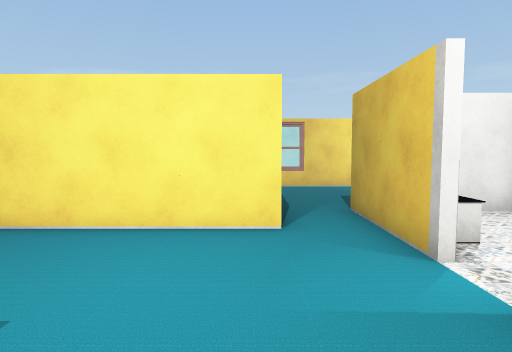
view 1 (above)

16 first-person views from a walk through a 3-D level made in the Unity game engine. The camera is 1.5 m above the floor, tilts 4° down and sees 75° across. The floor is counted in squares, 1 m on a side. Each view is taken from the middle of a square. On the plan, view 1 faces up. The plan holds only what a view shows up to about 15 squares ahead; the rest is blank. The player is left out. Door leaves are left out, so doorways stand open. Some surface patterns are stand-ins.

view 2
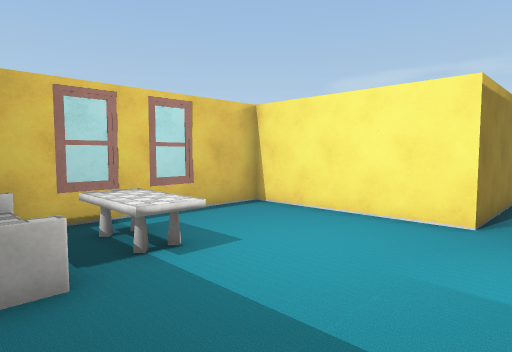

view 3
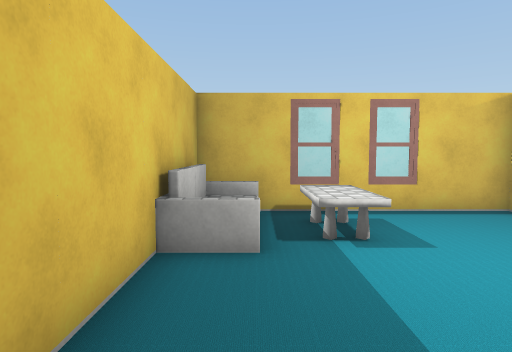

view 4
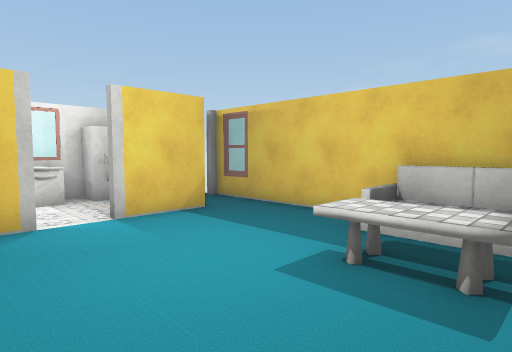

view 5
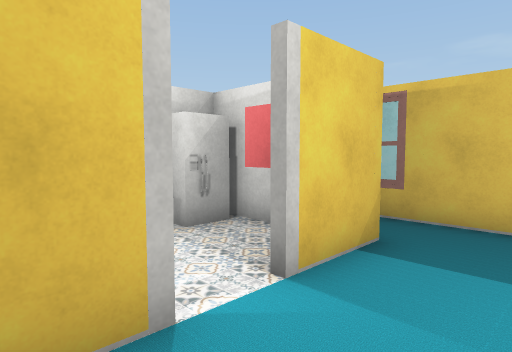

view 6
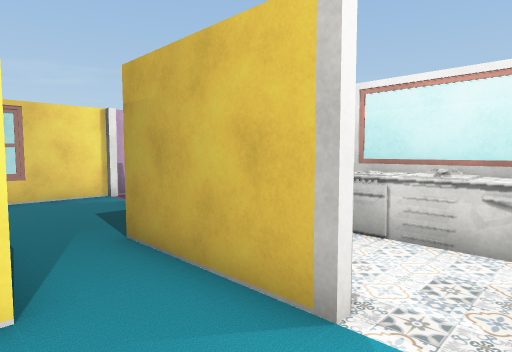

view 7
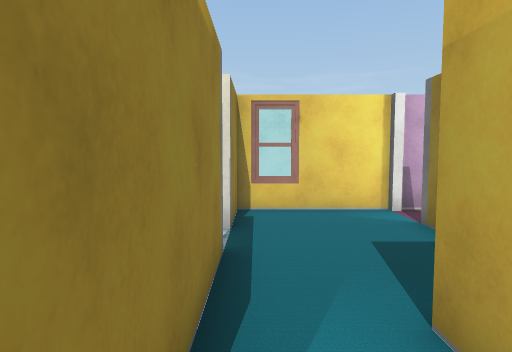

view 8
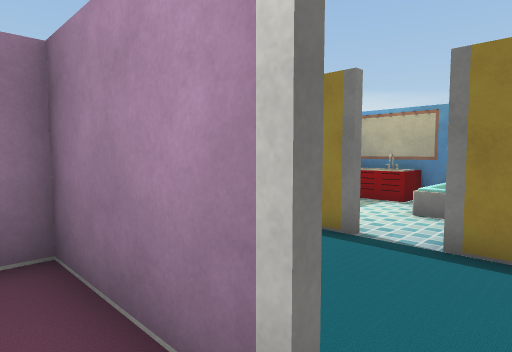

view 9
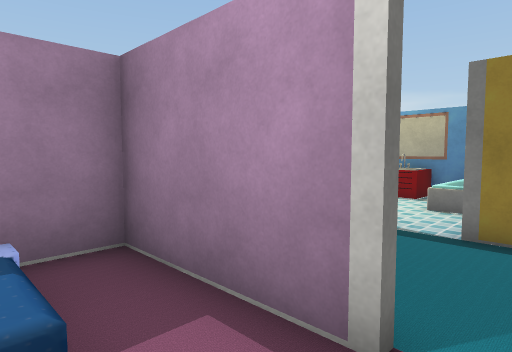

view 10
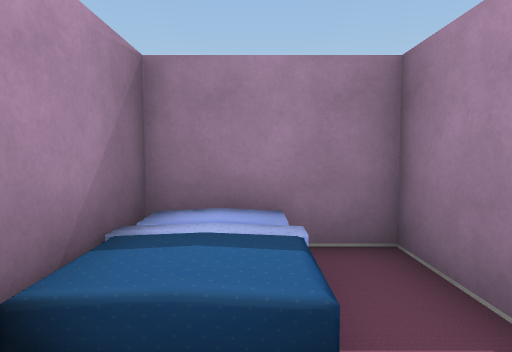

view 11
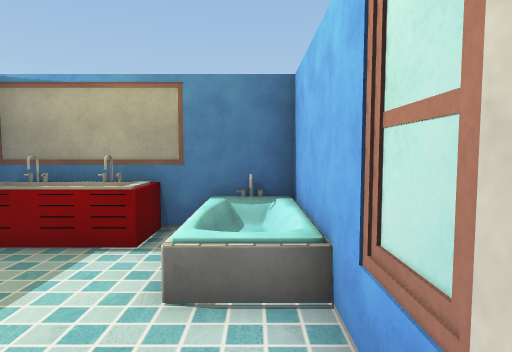

view 12
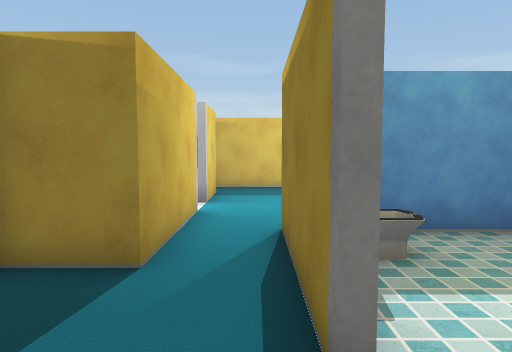

view 13
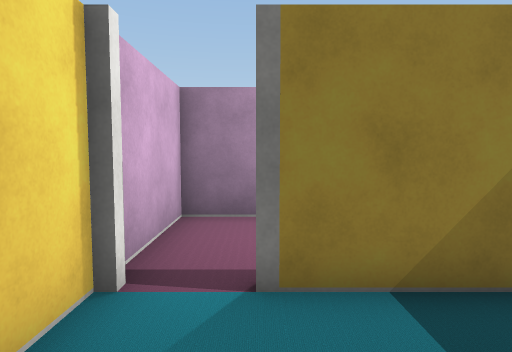

view 14
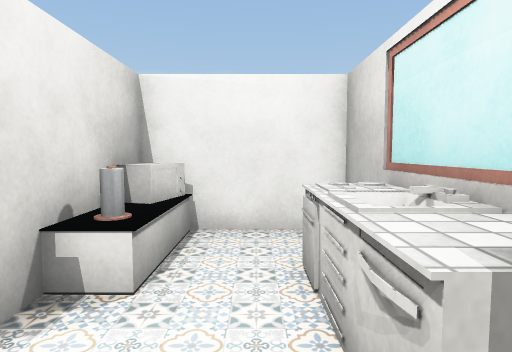

view 15
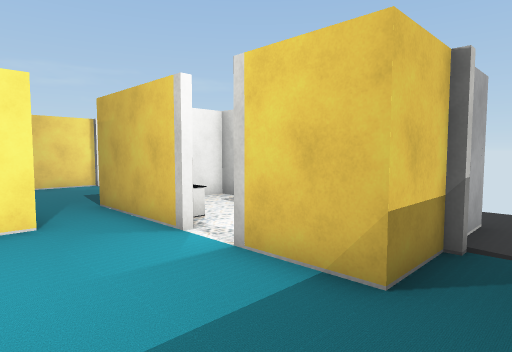

view 16
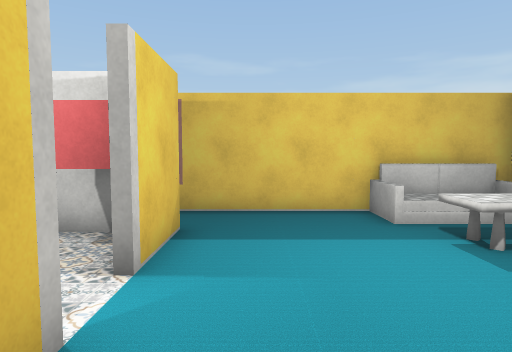

### Floor plan
Ten units are one square. View 1 is at (0, 0); x grows to the right and y downward. Boxes are objects, and circles mark ways between rooms. Rooms are numbered by the first view taken in them; rooms with no view inside come last. Other rooms are left out.
<svg viewBox="-60 -152 152 172">
<path fill="none" stroke="#000" d="M25 -44 25 -56M5 -65 -55 -65 -55 15 45 15M46 -5 25 -5 25 -30M47 -131 47 -88 66 -88M87 -88 87 -147 48 -147M5 -111 5 -84M45 -103 45 -130M24 -88 44 -88M46 -147 5 -147 5 -125M28 -55 28 -48M68 -22 68 -85M65 -85 28 -85M31 -7 55 -7M5 -84 5 -65M-39 -68 -12 -68M0 -128 -55 -128 -55 -69"/>
<rect x="-45" y="5" width="20" height="10" fill="#bbb"><title>sofa</title></rect>
<rect x="-45" y="-25" width="30" height="20" fill="#bbb"><title>other object</title></rect>
<rect x="65" y="-125" width="20" height="40" fill="#bbb"><title>bed</title></rect>
<rect x="25" y="-25" width="20" height="20" fill="#bbb"><title>red cube</title></rect>
<rect x="25" y="-85" width="20" height="30" fill="#bbb"><title>other object</title></rect>
<rect x="55" y="-25" width="10" height="20" fill="#bbb"><title>fridge</title></rect>
<rect x="55" y="-65" width="10" height="40" fill="#bbb"><title>other object</title></rect>
<rect x="-55" y="-105" width="20" height="40" fill="#bbb"><title>other object</title></rect>
<rect x="-55" y="-125" width="40" height="20" fill="#bbb"><title>other object</title></rect>
<rect x="-15" y="-85" width="20" height="10" fill="#bbb"><title>other object</title></rect>
<circle cx="15" cy="-65" r="3" fill="#2a7"/>
<circle cx="30" cy="-35" r="3" fill="#2a7"/>
<circle cx="50" cy="-135" r="3" fill="#2a7"/>
<circle cx="15" cy="-90" r="3" fill="#2a7"/>
<circle cx="0" cy="-115" r="3" fill="#2a7"/>
<text x="-10" y="-30">1</text>
<text x="70" y="-120">2</text>
<text x="20" y="-120">3</text>
<text x="40" y="-50">4</text>
<text x="-30" y="-100">5</text>
</svg>
Room 1 opens to room 4. Room 2 opens to room 3. Room 3 opens to room 4. Room 3 opens to room 5.

Where each view was taken, in squares from view 1:
view 1: 0 up, 0 right, facing up
view 2: 1 down, 2 right, facing up-left
view 3: 0 up, 3 right, facing left
view 4: 6 up, 5 left, facing down-right
view 5: 6 up, 0 right, facing down-right
view 6: 3 up, 0 right, facing up-right
view 7: 6 up, 1 right, facing up
view 8: 14 up, 6 right, facing down-left
view 9: 14 up, 7 right, facing down-left
view 10: 14 up, 7 right, facing down
view 11: 12 up, 1 right, facing left
view 12: 13 up, 1 right, facing down
view 13: 13 up, 1 right, facing right
view 14: 2 up, 5 right, facing up
view 15: 1 down, 1 left, facing up-right
view 16: 7 up, 1 right, facing down
